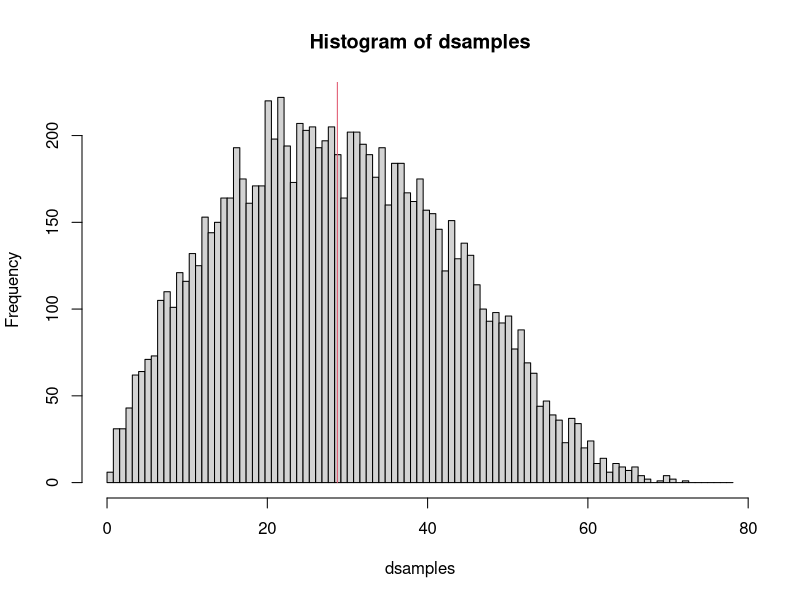
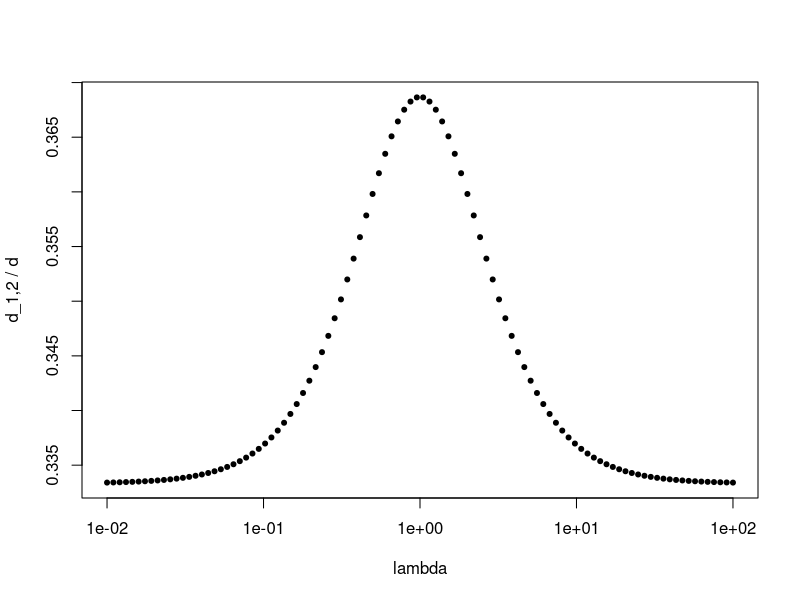

Write R code to recreate these figures, in order.
# solution for sheet2 (marked), probem no. 3

# analytical function given to us
dist_f <- function(a,b) {
  lambda <- a/b
  d <- sqrt(a**2+b**2)
  return(1/15*(a*lambda**2+b/(lambda**2)+d*(3-lambda**2-1/(lambda**2))+5/2*(b/lambda*log((a+d)/b)+a*lambda*log((b+d)/a))))
}

# creation of random datapoints in a 60 x 50 cm rectangle

ssize = 10000

xsamples = runif(ssize, min = 0, max = 60)
xsamples2 = runif(ssize, 0, 60)
ysamples = runif(ssize, min = 0, max = 50)
ysamples2 = runif(ssize, min = 0, max = 50)

dsamples = sqrt((xsamples-xsamples2)**2+(ysamples-ysamples2)**2)


png('p3_sampleplot.png')
hist(
    dsamples,
    breaks = seq(0,sqrt(61)*10, length.out=100)
)
segments(dist_f(60,50),0,dist_f(60,50),250, col=2)

# analytical function given to us
dist_func <- function(a,lambda) {
  b <- a/lambda
  d <- sqrt(a**2+b**2)
  return(1/15*(a*lambda**2+b/(lambda**2)+d*(3-lambda**2-1/(lambda**2))+5/2*(b/lambda*log((a+d)/b)+a*lambda*log((b+d)/a))))
}

ndata = exp(seq(log(.01),log(100),length.out = 100))
print(ndata)

png('p3_anaplot.png')
plot(
  ndata,
  dist_func(1,ndata)/sqrt(1+(1/ndata)**2),
  log = 'x',
  xlab = 'lambda',
  ylab = 'd_1,2 / d',
  pch = 20,
  cex = 1
)
